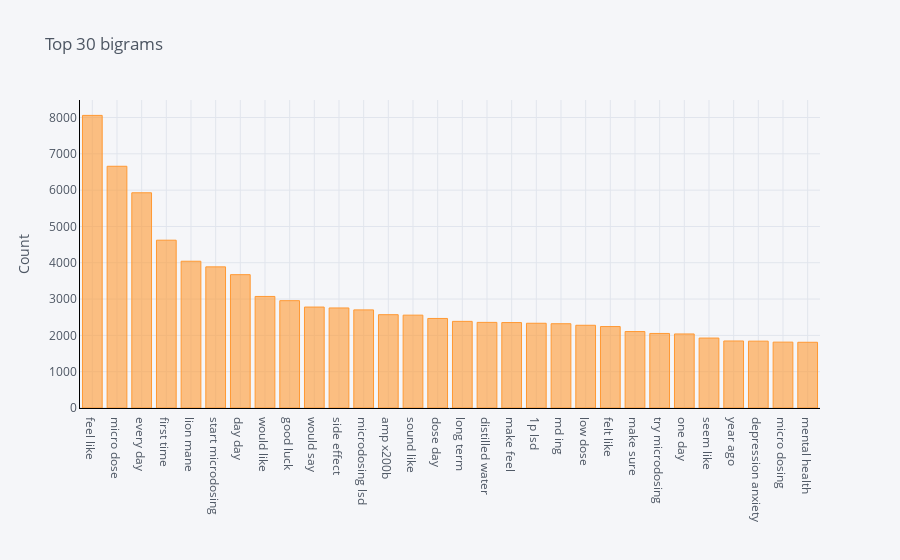

The notebook cell saved with this chart:
### Markdown cell above
Top bigrams distribution

### Code cell
def get_top_n_bigram(corpus, n=None):
    vec = CountVectorizer(ngram_range=(2, 2)).fit(corpus)
    bag_of_words = vec.transform(corpus)
    sum_words = bag_of_words.sum(axis=0) 
    words_freq = [(word, sum_words[0, idx]) for word, idx in vec.vocabulary_.items()]
    words_freq =sorted(words_freq, key = lambda x: x[1], reverse=True)
    return words_freq[:n]
common_words = get_top_n_bigram(md_submissions['lemmatized'], 30)
for word, freq in common_words:
    print(word, freq)
df3a = pd.DataFrame(common_words, columns = ['lemmatized' , 'count'])
df3a.groupby('lemmatized').sum()['count'].sort_values(ascending=False).iplot(kind='bar', yTitle='Count', linecolor='black', title='Top 30 bigrams')

### Figure 1 — Plotly figure (JSON) as saved in the notebook; plotly's stock layout.template omitted (floating-point values rounded to 4 significant figures)
{"data": [{"marker": {"color": "rgba(255, 153, 51, 0.6)", "line": {"color": "rgba(255, 153, 51, 1.0)", "width": 1}}, "name": "count", "orientation": "v", "text": "", "x": ["feel like", "micro dose", "every day", "first time", "lion mane", "start microdosing", "day day", "would like", "good luck", "would say", "side effect", "microdosing lsd", "amp x200b", "sound like", "dose day", "long term", "distilled water", "make feel", "1p lsd", "md ing", "low dose", "felt like", "make sure", "try microdosing", "one day", "seem like", "year ago", "depression anxiety", "micro dosing", "mental health"], "y": [8058, 6657, 5927, 4621, 4042, 3887, 3672, 3072, 2956, 2780, 2755, 2702, 2570, 2557, 2466, 2386, 2358, 2353, 2334, 2321, 2278, 2243, 2105, 2053, 2039, 1926, 1846, 1841, 1814, 1810], "type": "bar"}], "layout": {"legend": {"bgcolor": "#F5F6F9", "font": {"color": "#4D5663"}}, "paper_bgcolor": "#F5F6F9", "plot_bgcolor": "#F5F6F9", "title": {"font": {"color": "#4D5663"}, "text": "Top 30 bigrams"}, "xaxis": {"gridcolor": "#E1E5ED", "linecolor": "black", "showgrid": true, "tickfont": {"color": "#4D5663"}, "title": {"font": {"color": "#4D5663"}, "text": ""}, "zerolinecolor": "#E1E5ED"}, "yaxis": {"gridcolor": "#E1E5ED", "linecolor": "black", "showgrid": true, "tickfont": {"color": "#4D5663"}, "title": {"font": {"color": "#4D5663"}, "text": "Count"}, "zerolinecolor": "#E1E5ED"}}}
